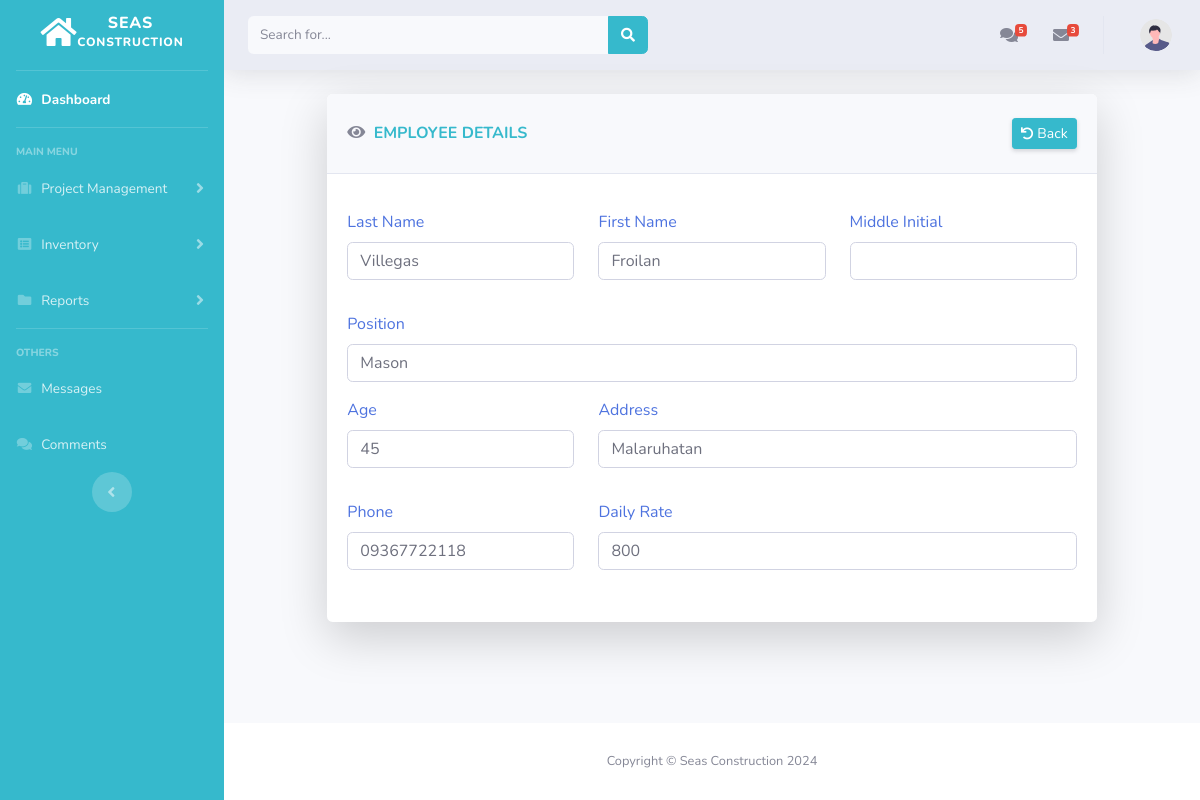
Page /admin/employee_view.php?emp_id=55 on the committed database.
### tables this page shows
CREATE TABLE `employees` (
  `emp_id` int(11) NOT NULL,
  `first_name` varchar(191) NOT NULL,
  `last_name` varchar(191) NOT NULL,
  `mid_name` varchar(191) NOT NULL,
  `position` varchar(191) NOT NULL,
  `age` varchar(191) NOT NULL,
  `address` varchar(191) NOT NULL,
  `phone` varchar(191) NOT NULL,
  `salary` varchar(191) NOT NULL
);

### admin/employee_view.php (the view, shortened to what this page needs)
<?php
include('includes/header.php');
include('includes/navbar.php');
require 'db_conn.php';
?>
 <div class="container-fluid">
    <div class="row justify-content-center">
        <div class="col-xl-10 col-lg-12 col-md-9">
            <div class="card o-hidden border-0 shadow-lg">
            <div class="card-header py-3">
                <div class="d-sm-flex align-items-center justify-content-between py-2">
                <h6 class="m-0 font-weight-bold text-info"><i class="fa fa-eye fa-1x text-gray-600 mr-1"></i>
        EMPLOYEE DETAILS</h6>
                <a href="employees.php" class="btn btn-sm btn-info shadow-sm"><i
                        class="fa fa-undo fa-sm text-white-100 mr-1"></i>Back</a>
                </div>
            </div>
            <div class="card-body">
            <?php
                if(isset($_GET['emp_id']))
                {
                    $employee_id = mysqli_real_escape_string($conn, $_GET['emp_id']);
                    $query = "SELECT * FROM employees WHERE emp_id='$employee_id' ";
                    $query_run = mysqli_query($conn, $query);
                    if(mysqli_num_rows($query_run) > 0)
                    {
                        $employee = mysqli_fetch_array($query_run);
            ?>
                <form class="user text-primary" action="emp_code.php" method="POST">
                    <div class="form-group row">
                        <div class="col-sm-4 mb-3 mb-sm-0">
                            <label>Last Name</label>
                            <p class="form-control">
                                <?=$employee['last_name'];?>
                            </p>
                        </div>
                        <div class="col-sm-4">
                            <label>First Name</label>
                            <p class="form-control">
                                <?=$employee['first_name'];?>
                            </p>
                        </div>
                        <div class="col-sm-4">
                            <label>Middle Initial</label>
                            <p class="form-control">
                            </p>
                        </div>
                    </div>
                    <div class="form-group">
                        <label>Position</label>
                        <p class="form-control">
                            <?=$employee['position'];?>
                        </p>
                    </div>
                    <div class="form-group row">
                        <div class="col-sm-4 mb-3 mb-sm-0">
                        <label>Age</label>
                        <p class="form-control">
                            <?=$employee['age'];?>
                        </p>
                        </div>
                        <div class="col-sm-8">
                        <label>Address</label>
                        <p class="form-control">
                            <?=$employee['address'];?>
                        </p>
                        </div>
                    </div>
                    <div class="form-group row">
                        <div class="col-sm-4 mb-2 mb-sm-0 ">
                        <label>Phone</label>
                        <p class="form-control">
                            <?=$employee['phone'];?>
                        </p>
                        </div>
                        <div class="col-sm-8">
                        <label>Daily Rate</label>
                        <p class="form-control">
                            <?=$employee['salary'];?>
                        </p>
                        </div>
                    </div>
                    </form>
            <?php
                    }
                    else
                    {
                        echo "<h4>No Such Id Found</h4>";
                    }
                }
            ?>
            </div>
            </div>
        </div>
    </div>
</div>
</div>
<?php
include('includes/footer.php');
?>

### rows in the picture
employees: last_name "Villegas", first_name "Froilan", position "Mason", age "45", address "Malaruhatan", phone "09367722118", salary "800"

### other values in the picture
$row "5"
$row "3"
